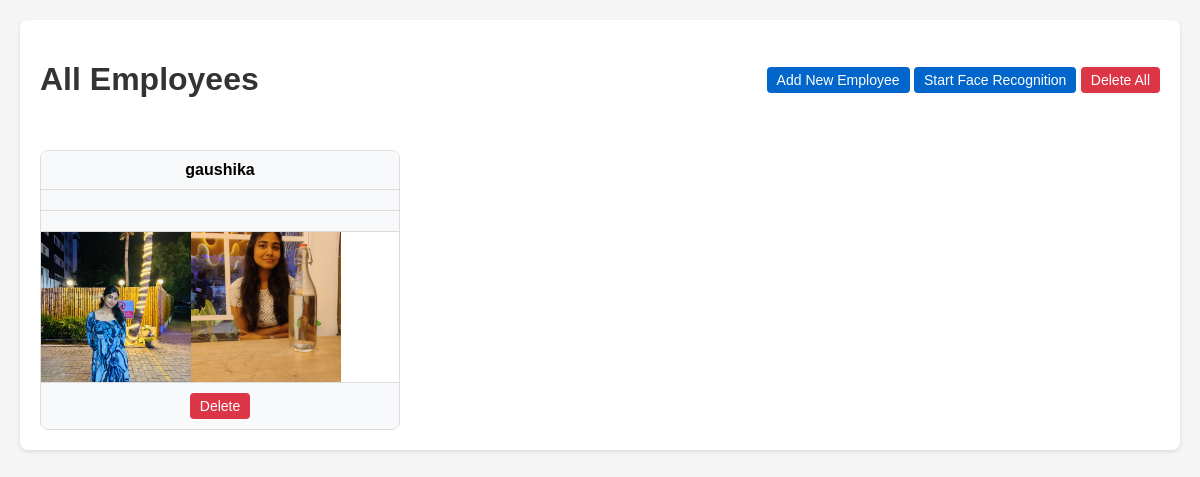
/viewUser/16, run on the app's committed database.
### tables this page shows
CREATE TABLE employees (
                id INTEGER PRIMARY KEY AUTOINCREMENT,
                name TEXT NOT NULL,
                hindi_name TEXT,
                tamil_name TEXT,
                photo_path TEXT NOT NULL,
                photo_path2 TEXT NOT NULL

            );

### main.py (the view)
@app.get("/viewUser/{id}", response_class=HTMLResponse)
async def view_user(request: Request, id: int):
    employee = get_employee(DB_NAME, id)
    if not employee:
        raise HTTPException(status_code=404, detail=f"User with ID {id} not found")
    emp_id, name, photo_path, photo_path2,hindi_name ,tamil_name = employee
    return templates.TemplateResponse(
        "showUser-c.html",
        {
            "request": request,
            "id": emp_id,
            "name": name,
            "photopath": photo_path.replace("uploads/", ""),
            "photopath2": photo_path2.replace("uploads/", ""),
            "hindi_name":hindi_name,
            "tamil_name":tamil_name
        }
    )

### templates/showUser-c.html (shortened to what this page needs)
<!DOCTYPE html>
<html>
  <head>
  </head>
  <body>
    <div class="container">
      <div class="header-actions">
        <h1>All Employees</h1>
        <div>
          <a href="/upload/" class="btn btn-primary">Add New Employee</a>
          {% if name %}
          <a
            href="/detectFrame/"
            class="btn btn-primary"
            onclick="alert('Starting face recognition. Press Enter to exit when finished.')"
            >Start Face Recognition</a
          >
          <a
            href="/delAllUser/"
            class="btn btn-danger"
            onclick="return confirm('Are you sure you want to delete ALL employees?')"
            >Delete All</a
          >
          {% endif %}
        </div>
      </div>
      {% if name %}
      <div class="employee-grid">
        <div class="employee-card">
          <div class="employee-name">{{ name }}</div>
          <div class="employee-name">{{ hindi_name }}</div>
          <div class="employee-name">{{ tamil_name }}</div>
          <div class="photos">
            <img
              src="/uploads/{{ name }}//1.jpeg"
              alt="Photo 1"
              class="photo"
            />
            <img
              src="/uploads/{{ name }}//2.jpeg"
              alt="Photo 2"
              class="photo"
            />
          </div>
          <div class="actions">
            <a
              href="/delUser/{{ id }}"
              class="btn btn-danger"
              onclick="return confirm('Are you sure you want to delete this employee?')"
              >Delete</a
            >
          </div>
        </div>
      </div>
      {% else %}
      <div class="no-employees">
        <p>No employees found in the database.</p>
        <p>Use the "Add New Employee" button to get started.</p>
      </div>
      {% endif %}
    </div>
  </body>
</html>

### templates/showUser-c.html (style rules this page uses)
body { font-family: Arial, sans-serif; margin: 0; padding: 20px; background-color: #f5f5f5; }
.container { max-width: 1200px; margin: 0 auto; background-color: white; padding: 20px; border-radius: 8px; box-shadow: 0 2px 4px rgba(0, 0, 0, 0.1); }
h1 { color: #333; text-align: center; }
.employee-grid { display: grid; grid-template-columns: repeat(auto-fill, minmax(300px, 1fr)); gap: 20px; margin-top: 30px; }
.employee-card { border: 1px solid #ddd; border-radius: 8px; overflow: hidden; transition: transform 0.3s ease; }
.employee-name { padding: 10px; background-color: #f8f9fa; text-align: center; font-weight: bold; border-bottom: 1px solid #ddd; }
.photos { display: flex; overflow-x: auto; }
.photo { width: 150px; height: 150px; object-fit: cover; }
.actions { display: flex; justify-content: space-around; padding: 10px; background-color: #f8f9fa; border-top: 1px solid #ddd; }
.btn { padding: 5px 10px; border: none; border-radius: 4px; cursor: pointer; text-decoration: none; font-size: 14px; }
.btn-primary { background-color: #0066cc; color: white; }
.btn-danger { background-color: #dc3545; color: white; }
.header-actions { display: flex; justify-content: space-between; align-items: center; margin-bottom: 20px; }

### data on the page
employees: name "gaushika", name (picture)
